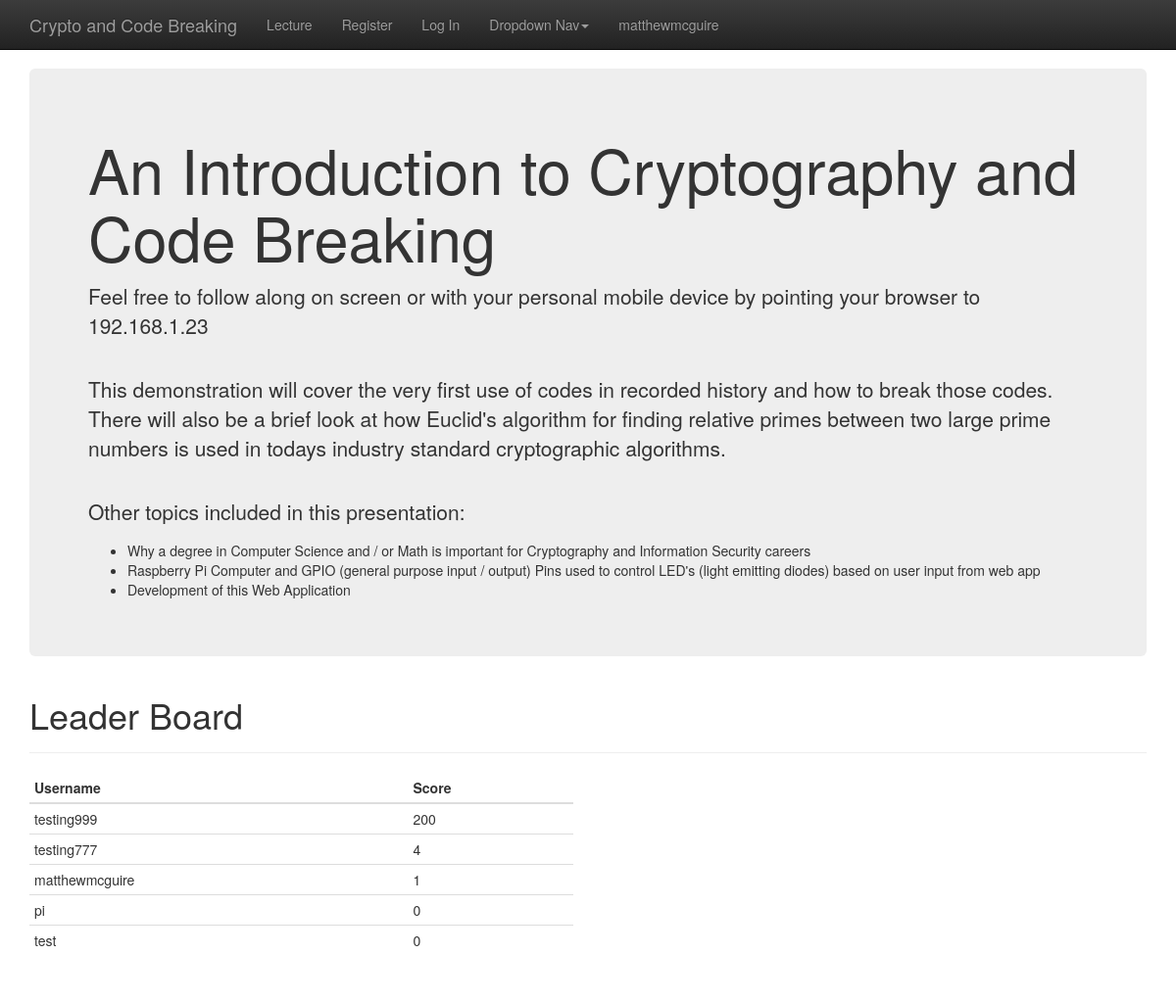
Screenshot of / (signed in) with the database file from the repository.
### bs_theme/models.py (models this page shows, shortened)
class UserScore(models.Model):
    user_id = models.OneToOneField(User, on_delete=models.CASCADE)
    score = models.PositiveIntegerField(default=0)

### bs_theme/views.py (the view)
# urls.py: url(r'^$', views.index, name='index'),
def index(request):
    top_users = UserScore.objects.order_by('-score')[:5]
    context = {'top_users': top_users}
    return render(request, 'bs_theme/index.html', context)

### bs_theme/templates/bs_theme/index.html (shortened to what this page needs)
{% extends 'base.html' %}
{% block content %}
    <div class="container theme-showcase" role="main">
      <div class="jumbotron">
        <h1>An Introduction to Cryptography and Code Breaking</h1>
        <p>Feel free to follow along on screen or with your personal mobile device by pointing your browser to 192.168.1.23</p>
        <p>This demonstration will cover the very first use of codes in recorded history and how to break those codes.  There will also be a brief look at how Euclid's algorithm for finding relative primes between two large prime numbers is used in todays industry standard cryptographic algorithms.</p>
        <p>Other topics included in this presentation:</p>
        <ul>
          <li>Why a degree in Computer Science and / or Math is important for Cryptography and Information Security careers</li>
          <li>Raspberry Pi Computer and GPIO (general purpose input / output) Pins used to control LED's (light emitting diodes) based on user input from web app</li>
          <li>Development of this Web Application</li>
        </ul>
      </div>
      <div class="page-header">
        <h1>Leader Board</h1>
      </div>
      <div class="row">
        <div class="col-md-6">
          <table class="table table-condensed">
            <thead>
              <tr>
                <th>Username</th>
                <th>Score</th>
              </tr>
            </thead>
            <tbody>
              {% for tu in top_users %}
                <tr>
                  <td>{{ tu.user_id }}</td>
                  <td>{{ tu.score }}</td>
                </tr>
              {% endfor %}
            </tbody>
          </table>
        </div>
      </div>
{% endblock %}

### bs_theme/templates/base.html (shortened to what this page needs)
{% load static %}
<!DOCTYPE html>
<html lang="en">
  <head>
    <link href="{% static 'css/bootstrap.min.css' %}" rel="stylesheet">
    <link href="{% static 'css/bootstrap-theme.min.css' %}" rel="stylesheet">
    <link href="{% static 'bs_theme/theme.css' %}" rel="stylesheet">
  </head>
  <body>
    <nav class="navbar navbar-inverse navbar-fixed-top">
      <div class="container">
        <div class="navbar-header">
          <a class="navbar-brand" href="{% url 'bs_theme:index' %}">Crypto and Code Breaking</a>
        </div>
        <div id="navbar" class="navbar-collapse collapse">
          <ul class="nav navbar-nav">
            <li><a href="{% url 'bs_theme:index' %}">Lecture</a></li>
            <li><a href="{% url 'bs_theme:register' %}">Register</a></li>
            <li><a href="{% url 'bs_theme:login' %}">Log In</a></li>
            <li class="dropdown">
              <a href="#" class="dropdown-toggle" data-toggle="dropdown" role="button" aria-haspopup="true" aria-expanded="false">Dropdown Nav<span class="caret"></span></a>
            </li>
            {% if user.is_authenticated %}
              <li><a class="right-side-button" href="#">{{ user.get_username }}</a></li>
            {% endif %}
          </ul>
        </div>
      </div>
    </nav>
    {% block content %}
    {% endblock %}
    </body>
</html>

### bs_theme/static/bs_theme/theme.css (style rules this page uses)
body { padding-top: 70px; padding-bottom: 30px; }

### rows the page displays
UserScore: user_id "testing999", score "200"
UserScore: user_id "testing777", score "4"
UserScore: user_id "matthewmcguire", score "1"
UserScore: user_id "pi", score "0"
UserScore: user_id "test", score "0"

### other values shown
{{ user.get_username }} "matthewmcguire"
